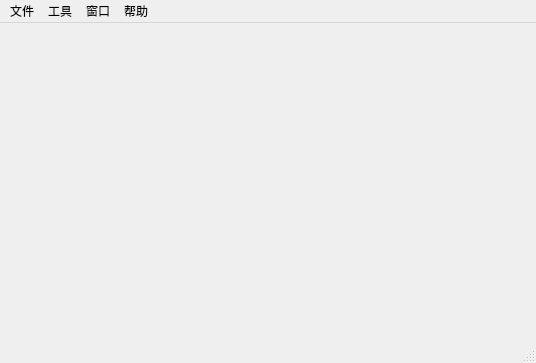
<?xml version="1.0" encoding="UTF-8"?>
<ui version="4.0">
 <class>MainWindow</class>
 <widget class="QMainWindow" name="MainWindow">
  <property name="geometry">
   <rect>
    <x>0</x>
    <y>0</y>
    <width>536</width>
    <height>363</height>
   </rect>
  </property>
  <property name="windowTitle">
   <string>MainWindow</string>
  </property>
  <widget class="QWidget" name="centralWidget"/>
  <widget class="QMenuBar" name="menuBar">
   <property name="geometry">
    <rect>
     <x>0</x>
     <y>0</y>
     <width>536</width>
     <height>23</height>
    </rect>
   </property>
   <widget class="QMenu" name="menu">
    <property name="title">
     <string>文件</string>
    </property>
   </widget>
   <widget class="QMenu" name="menu_2">
    <property name="title">
     <string>工具</string>
    </property>
   </widget>
   <widget class="QMenu" name="menu_3">
    <property name="title">
     <string>帮助</string>
    </property>
   </widget>
   <widget class="QMenu" name="menu_4">
    <property name="title">
     <string>窗口</string>
    </property>
   </widget>
   <addaction name="menu"/>
   <addaction name="menu_2"/>
   <addaction name="menu_4"/>
   <addaction name="menu_3"/>
  </widget>
  <widget class="QStatusBar" name="statusBar"/>
 </widget>
 <layoutdefault spacing="6" margin="11"/>
 <resources/>
 <connections/>
</ui>
